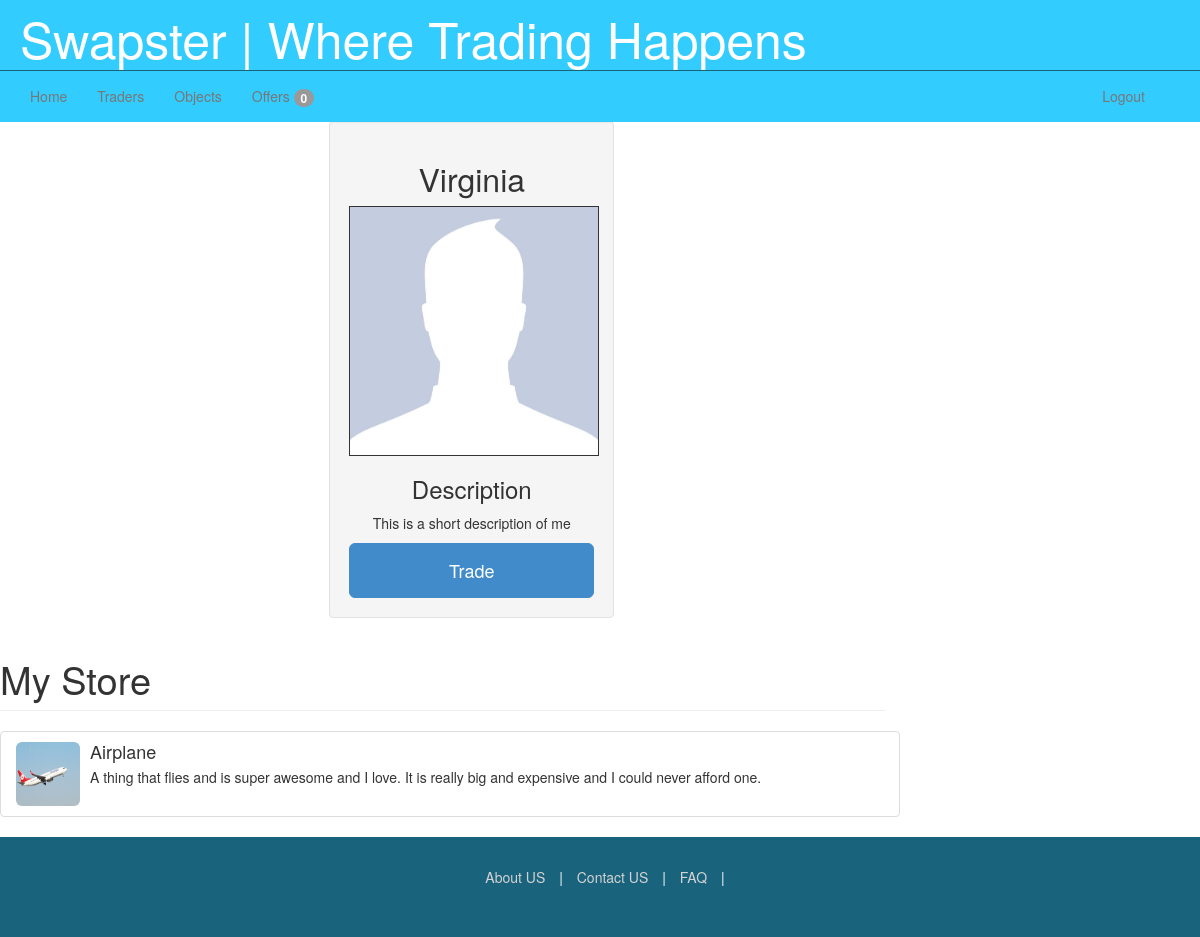
The app's page /traders/Virginia/ with its own data.
### trader/models.py (models this page shows, shortened)
class Trader(AbstractUser):
	store_title = models.CharField(max_length=100,default="My Store")
	bio = models.CharField(max_length=500, default="This is a short description of me")
	image = models.ImageField(upload_to="traders/")
	date_created = models.DateTimeField(auto_now=True)
	def image_url(self):
		if self.image:
			return self.image.url
		else:
			return "http://s7.postimg.org/5q3jk5cm3/default.jpg"
	def request_count(self):
		return Offer.objects.filter(receiver=self).count()

### objects/models.py (models this page shows, shortened)
class Object(models.Model):
	owner = models.ForeignKey(settings.AUTH_USER_MODEL, related_name="item")
	name = models.CharField(max_length=30)
	summary = models.CharField(max_length=500)
	description = models.TextField(blank=True)
	image = models.ImageField(upload_to="objects/")
	date_created = models.DateTimeField(auto_now=True)
	def __unicode__(self):  # Python 3: def __str__(self):
		return self.name

### trader/views.py (the view)
# urls.py: url(r'^(?P<username>\w+)/$', 'trader.views.profile', name='generic_profile'),
def profile(request, username):
    try:
        user = Trader.objects.get(username=username)
        items = Object.objects.filter(owner__username=username)
        context = {'items' : items,
        'user' : user }
        return render(request, 'trader/profile.html', context)
    except ObjectDoesNotExist:
        messages.add_message(request, messages.ERROR, "User "+username+ " does not exist")
        return redirect('user_profile')

### templates/trader/profile.html (shortened to what this page needs)
{% extends 'swapster/base.html' %}
{% block content %}
<div class="row">
	<div class="col-3 profile">
		<div class='well'>
			<h2> {{ user.username }}</h2>
			<img class="profile-pic" src="{{ user.image_url }}"/>
			<h3> Description </h3>
			<p> {{ user.bio }}</p>
			{% block additional_profile %}
			<a href={% url 'trade' user.username %} class="btn btn-large btn-primary btn-block"> Trade </a>
			{% endblock %}
		</div>
	</div>
	<div class="col-9">
		<div class="row">
			<h1 class="store-header">{{ user.store_title }} </h1>
		</div>
		<hr>
		<div class="row">
			{% block profile_content %}
			<div class="list-group">
			{% for item in items %}
				<div class="media list-group-item">
					<a class="pull-left detail-trigger" name="{{ item|safe }}" owner="{{ item.owner.username }}">
					<img class="media-object img-rounded object-icon-medium" src="{{ item.image.url }}"/>
					</a>
					<div class="media-body">
						<h4 class="media-heading">
						{{ item.name }}
						</h4>
						{{ item.summary }}
					</div>
				</div>
			{% endfor %}
			</div>
			{% endblock %}
		</div>
	</div>
</div>
{% endblock %}

### templates/swapster/base.html (shortened to what this page needs)
{% extends 'index.html' %}
{% block additional_css %}
	{% load staticfiles %}
	<link rel="stylesheet" type="text/css" href="{% static "css/base.css" %}"/>
	<link rel="stylesheet" type="text/css" href="{% static "css/modal.css" %}"/>
	<link rel="stylesheet" type="text/css" href="{% static "css/profile.css" %}"/>
{% endblock %}
{% block additional_header %}
<div class="row nav-container">
<div class="navbar affix">
	<ul class="nav navbar-nav">
		<li><a href="{% url 'user_profile' %}">Home</a></li>
		<li><a href="{% url 'traders' %}">Traders</a></li>
		<li><a href="{% url 'objects' %}">Objects</a></li>
		<li><a href="{% url 'offers' %}">Offers <span class="badge">{{ user.request_count }}</span></a></li>
	</ul>
	<p id="username" class="navbar-text pull-right"><a href="{% url 'logout' %}" class="navbar-link">Logout</a></p></li>
</div>
</div>
{% endblock %}

### static/css/main.css (style rules this page uses)
html,body { padding: 0px; margin: 0px; }
a { color:lightgrey; }

### static/css/base.css (style rules this page uses)
.navbar { border-top: solid; border-top-color: #19637C; border-top-width: 1px; border-radius: 0px; margin-bottom: 0px; background-color: #33CCFF; z-index: 100; }
.nav-container { height: 51px; }
.row { margin-left: 0px; margin-right: 0px; }
.object-icon-medium { width: 64px; height: 64px; }
#username { margin-right: 40px; }

### static/css/profile.css (style rules this page uses)
hr { margin-top: 0px; margin-bottom: 20px; margin-left: -15px; }
.profile { text-align: center; padding-left: 0px; margin-left: auto; margin-right: auto; width: 300px; max-height: 90%; }
.profile-pic { min-height: 200px; min-width: 200px; max-height: 250px; max-width: 250px; height: auto; width: auto; border: solid; border-width: 1px; }
.row > .store-header { display: inline-block; }

### records on screen
Trader: request_count "0", username "Virginia", image_url (placeholder picture), bio "This is a short description of me", store_title "My Store"
Object: image (picture), name "Airplane", summary "A thing that flies and is super awesome and I love. It is really big and expensive and I could never afford one."
